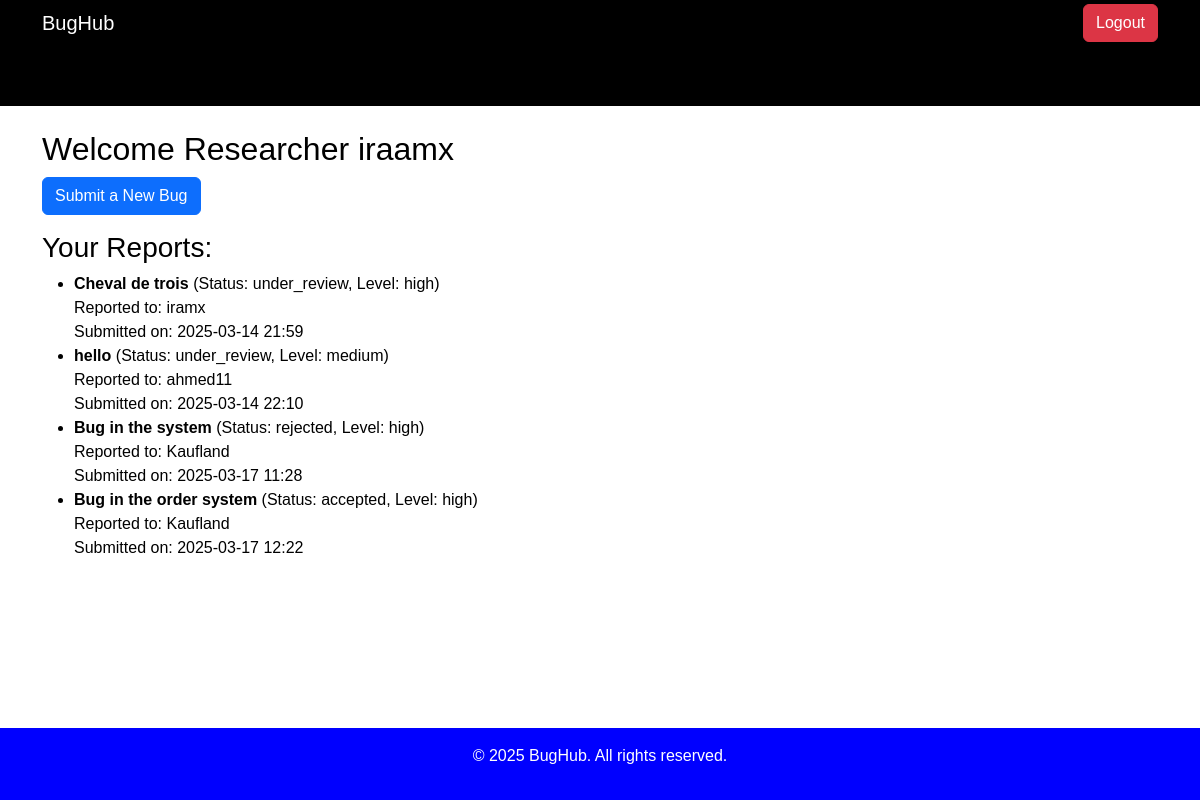
The app's page /reports/dashboard/ (signed in) with its own data.
### reports/models.py (models this page shows, shortened)
class User(AbstractUser):
    CHOICES = [
        ('researcher', 'Security Researcher'),
        ('company', 'Company'),
        ('admin', 'Admin'),
    ]
    role = models.CharField(max_length=10, choices=CHOICES, default='researcher')
    reputation_score = models.IntegerField(default=0)
    company_name = models.CharField(max_length=255, blank=True, null=True)  # Only for companies
    groups = models.ManyToManyField(
        'auth.Group',
        related_name='custom_user_groups',  # Fixing the reverse accessor clash
        blank=True
    )
    user_permissions = models.ManyToManyField(
        'auth.Permission',
        related_name='custom_user_permissions',  # Fixing the reverse accessor clash
        blank=True
    )

class Bug(models.Model):
    LEVEL = [
        ('low', 'Low'),
        ('medium', 'Medium'),
        ('high', 'High'),
        ('critical', 'Critical'),
    ]
    STATUS = [
        ('under_review', 'Under Review'),
        ('accepted', 'Accepted'),
        ('rejected', 'Rejected'),
        ('resolved', 'Resolved'),
    ]
    title = models.CharField(max_length=50)
    reporter = models.ForeignKey(User, on_delete = models.CASCADE, related_name="reports", limit_choices_to={'role': 'researcher'})
    company = models.ForeignKey(User, on_delete = models.CASCADE, related_name="reports_of_company", limit_choices_to={'role': 'company'})
    description = models.TextField()
    level = models.CharField(max_length=20 ,choices=LEVEL, default="medium")
    status = models.CharField(max_length=20 ,choices=STATUS, default="under_review")
    date_submitted = models.DateTimeField(auto_now_add=True)
    evidence = models.FileField(upload_to="evidence/", blank=True, null=True)

### reports/views.py (the view)
# urls.py: path("dashboard/", views.dashboard, name="dashboard"),
@login_required
def dashboard(request):
    if request.user.role == "researcher":
        return researcher_dashboard(request)
    elif request.user.role == "company":
        return company_dashboard(request)
    elif request.user.role == "admin":
        return admin_dashboard(request)
    else:
        return redirect("login")

### reports/views.py (called while the page is built)
@login_required
def researcher_dashboard(request):
    user_bugs = Bug.objects.filter(reporter=request.user)
    return render(request, "reports/researcher_dashboard.html", {"user_bugs": user_bugs})

### reports/templates/reports/researcher_dashboard.html (shortened to what this page needs)
{% extends "reports/base.html" %}
{% block content %}
  <h2>Welcome Researcher {{ user.username }}</h2>
  <p><a class="btn btn-primary" href="{% url 'create_bug' %}">Submit a New Bug</a></p>
  <h3>Your Reports:</h3>
  <ul>
    {% for bug in user_bugs %}
      <li>
        <strong>{{ bug.title }}</strong> (Status: {{ bug.status }}, Level: {{ bug.level }})
        <br>Reported to: {{ bug.company.username }}
        <br>Submitted on: {{ bug.date_submitted|date:"Y-m-d H:i" }}
      </li>
    {% empty %}
      <li>No reports yet.</li>
    {% endfor %}
  </ul>
{% endblock %}

### reports/templates/reports/base.html (shortened to what this page needs)
<!DOCTYPE html>
<html lang="en">
<head>
    {% load static %}
    <link rel="stylesheet" href="https://cdn.jsdelivr.net/npm/bootstrap@5.3.0/dist/css/bootstrap.min.css">
    <link rel="stylesheet" href="{% static 'reports/style.css' %}">
</head>
<body>
    <nav class="navbar navbar-expand-lg" style="background-color: black;">
        <div class="container">
            <a class="navbar-brand text-white" href="{% url 'login' %}">BugHub</a>
            <div class="collapse navbar-collapse">
                <ul class="navbar-nav ms-auto">
                    {% if user.is_authenticated %}
                    <form method="post" action="{% url 'logout' %}">
                        <button type="submit" class="btn btn-danger">Logout</button>
                      </form>
                    {% else %}
                        <li class="nav-item"><a class="nav-link text-white" href="{% url 'login' %}">Login</a></li>
                        <li class="nav-item"><a class="nav-link text-white" href="{% url 'signup' %}">Sign Up</a></li>
                    {% endif %}
                </ul>
            </div>
        </div>
    </nav>
    <div class="container mt-4">
        {% block content %}{% endblock %}
    </div>
    <footer class="text-center mt-5 p-3 fixed-bottom" style="background-color: blue; color: white;">
        <p>&copy; 2025 BugHub. All rights reserved.</p>
    </footer>
</body>
</html>

### reports/static/reports/style.css (style rules this page uses)
body { background-color: white; color: black; font-family: Arial, sans-serif; }
.navbar { background-color: black !important; padding-top: 0.2rem !important; padding-bottom: 0.2rem !important; }
.navbar a { color: white !important; }
footer { background-color: blue; color: white; }
.container { padding-bottom: 60px; }

### records on screen
User: username "iraamx"
Bug: title "Cheval de trois", status "under_review", level "high", company.username "iramx", date_submitted "2025-03-14 21:59"
Bug: title "hello", status "under_review", level "medium", company.username "ahmed11", date_submitted "2025-03-14 22:10"
Bug: title "Bug in the system", status "rejected", level "high", company.username "Kaufland", date_submitted "2025-03-17 11:28"
Bug: title "Bug in the order system", status "accepted", level "high", company.username "Kaufland", date_submitted "2025-03-17 12:22"
